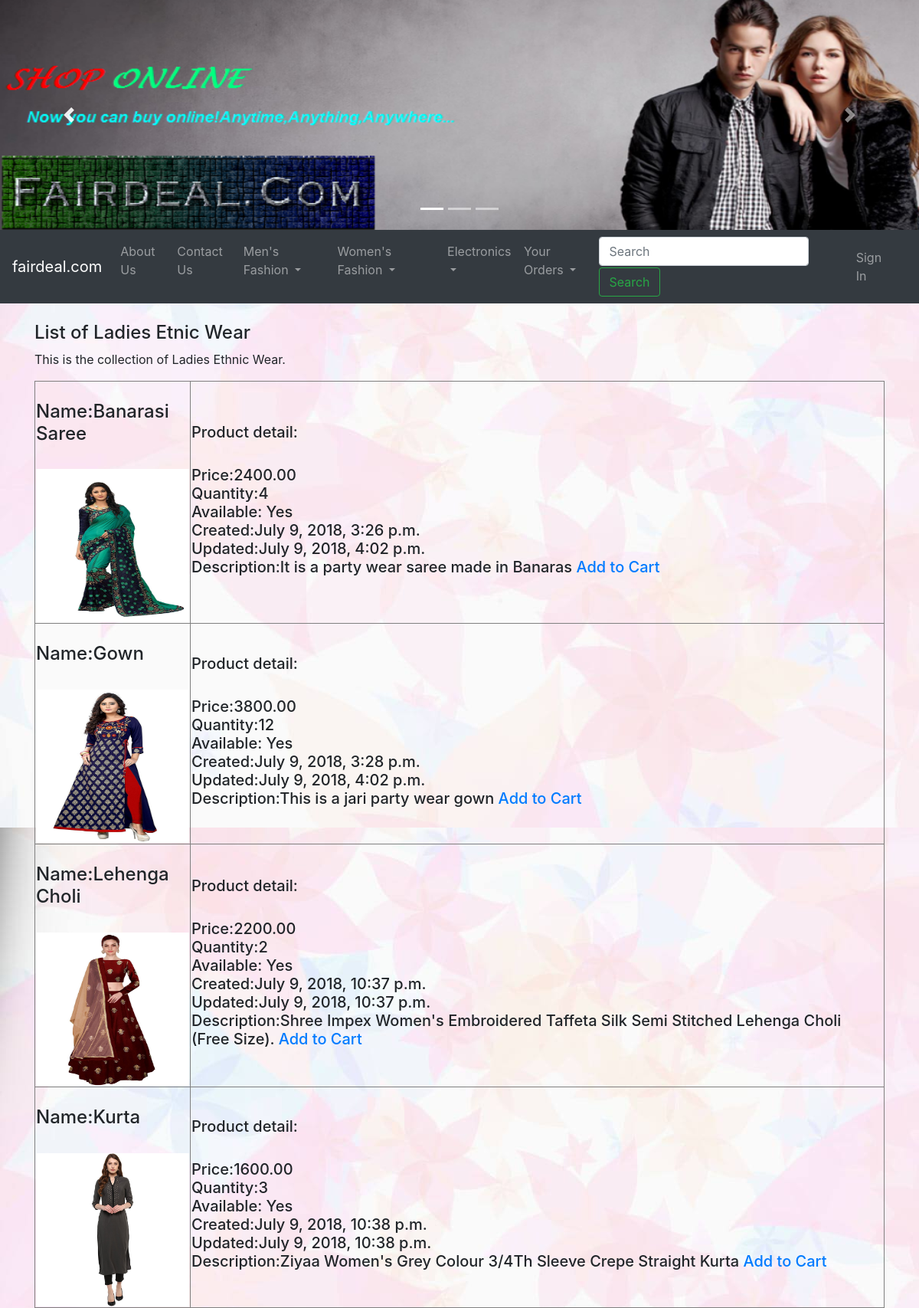
The app's page /ethnicwear with its own data.
### garments/models.py (models this page shows, shortened)
class EthnicWear(models.Model):
    name = models.CharField(max_length=100)
    photo = models.FileField(blank=True)
    desc = models.TextField(max_length=500)
    price = models.DecimalField(max_digits=10, decimal_places=2)
    stock = models.PositiveIntegerField()
    available = models.BooleanField(default=True)
    created = models.DateTimeField(auto_now_add=True)
    updated = models.DateTimeField(auto_now=True)

### garments/views.py (the view)
# urls.py: url(r'^ethnicwear$',ethnicwear),
def ethnicwear(request):
    lst = EthnicWear.objects.all()
    return render(request, 'ethnicwear.html', {'lst':lst})

### garments/template/Ethnicwear.html (shortened to what this page needs)
{% extends 'base.html' %}
{% block content %}
<div class="container">
  <h4>List of Ladies Etnic Wear</h4>
  <p>This is the collection of Ladies Ethnic Wear.</p>
<table width=100% border=1>
{% for l in lst %}
<tr>
<td width=10%><br>
<h4>Name:{{l.name}}</h4><br>
<img src="{{l.photo.url}}" alt="Ethnic wear photo" width=200 height=200>
</td>
<td width=90%>
<h5>Product detail:</h5><br>
<h5>Price:{{l.price}}<br>
Quantity:{{l.stock}}<br>
Available:{% if l.available %}
Yes
{% else %}
No
{% endif %}<br>
Created:{{l.created}}<br>
Updated:{{l.updated}}<br>
Description:{{l.desc}}
<a href='cart{{l.id}}'>Add to Cart</a>
</h5>
</td>
</tr>
{% endfor %}
</div>
{% endblock %}

### records on screen
EthnicWear: name "Banarasi Saree", photo (picture), price "2400.00", stock "4", available "Yes", created "July 9, 2018, 3:26 p.m.", updated "July 9, 2018, 4:02 p.m.", desc "It is a party wear saree made in Banaras"
EthnicWear: name "Gown", photo (picture), price "3800.00", stock "12", available "Yes", created "July 9, 2018, 3:28 p.m.", updated "July 9, 2018, 4:02 p.m.", desc "This is a jari party wear gown"
EthnicWear: name "Lehenga Choli", photo (picture), price "2200.00", stock "2", available "Yes", created "July 9, 2018, 10:37 p.m.", updated "July 9, 2018, 10:37 p.m.", desc "Shree Impex Women's Embroidered Taffeta Silk Semi Stitched Lehenga Choli (Free Size)."
EthnicWear: name "Kurta", photo (picture), price "1600.00", stock "3", available "Yes", created "July 9, 2018, 10:38 p.m.", updated "July 9, 2018, 10:38 p.m.", desc "Ziyaa Women's Grey Colour 3/4Th Sleeve Crepe Straight Kurta"
